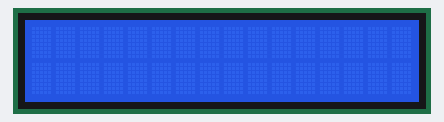
Bench run of a sketch on a simulated Arduino Uno, built with avr-gcc and run on an emulated ATmega328P. Parts: 16×2 character LCD.

Above: at 0.1 s.
At 3.1 s:
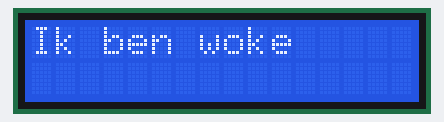
At 4.1 s:
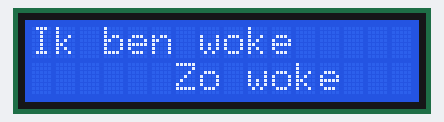
At 5.6 s:
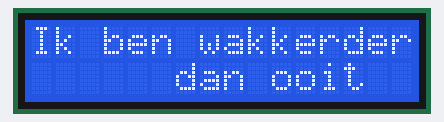

The sketch:

lcd-display_POC.ino
```cpp
#include <LiquidCrystal.h> // includes the LiquidCrystal Library.

LiquidCrystal lcd(1, 2, 4, 5, 6, 7); // Creates an LiquidCrystal object. Parameters: (rs, enable, d4, d5, d6, d7).

void setup() {
  lcd.begin(16,2); // Initializes the interface to the LCD screen, and specifies the dimensions (width and height) of the display.
}

void loop() {
  lcd.clear(); // Clears the display
  delay(3000); // Waits 3 seconds
  lcd.print("Ik ben woke"); // Prints "Ik ben woke" on the display
  delay(1000); // Waits 1 second
  lcd.setCursor(6,1); // Sets the location at which subsequent text written to the LCD will be displayed
  lcd.print("Zo woke"); // Prints "Zo woke" on the display
  delay(1000); // Waits 1 second
  lcd.clear(); // Clears the display
  delay(500); // Waits 1 second
  lcd.print("Ik ben wakkerder"); // Prints "Ik ben wakkerder" on the display
  lcd.setCursor(6,1); // Sets the location at which subsequent text written to the LCD will be displayed
  lcd.print("dan ooit"); // Prints "dan ooit" on the display
  delay(2000); // Waits 2 seconds
  lcd.clear(); // Clears the display
  }
```

Measured:
- by itself, everything shown: repeats every 7.5 s, in 5 steps
- what the display in image 1 shows lasts 1.0 s, from 3.1 s to 4.1 s
- what the display in image 3 shows lasts 2.0 s, from 5.6 s to 7.6 s
